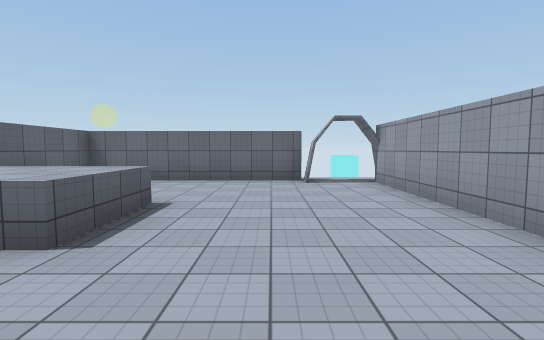
View 1 (above)

12 first-person views from a walk through a scene from a Unity 3-D project. The camera is 1.5 m above the floor, tilts 4° down and sees 85° across. The floor is counted in squares, 2 m on a side. Each view is taken from the middle of a square. On the plan, view 1 faces up. The plan holds only what a view shows up to about 10 squares ahead; the rest is blank. The place goes on beyond the plan. Some animated figures are left out. Surface patterns are stand-ins for the level's own textures.

View 2
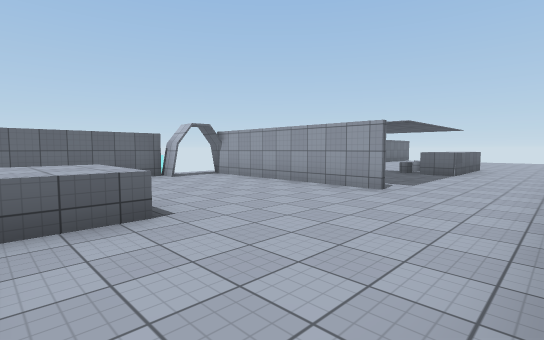

View 3
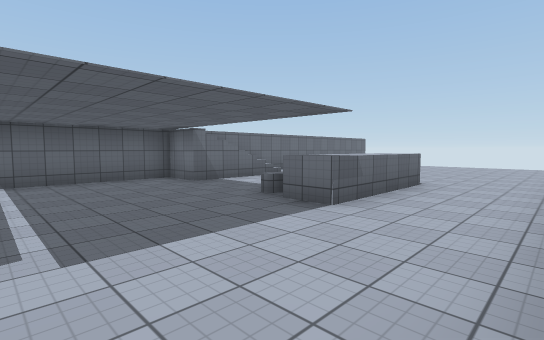

View 4
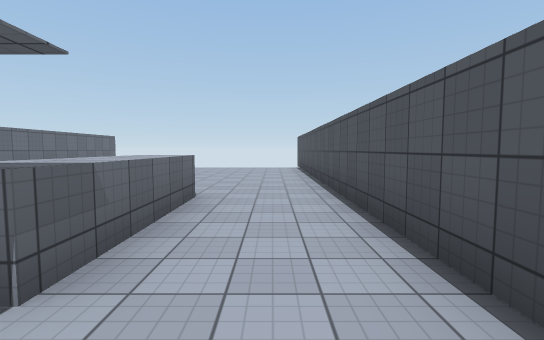

View 5
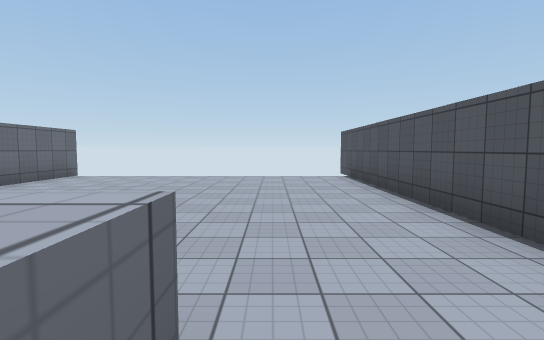

View 6
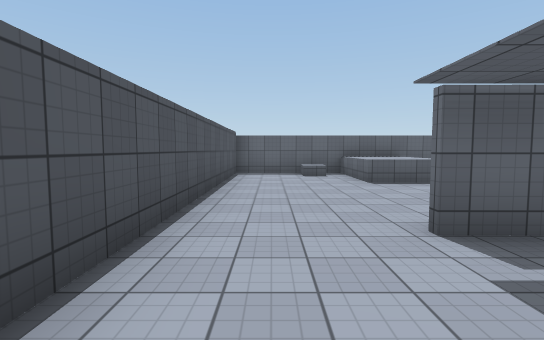

View 7
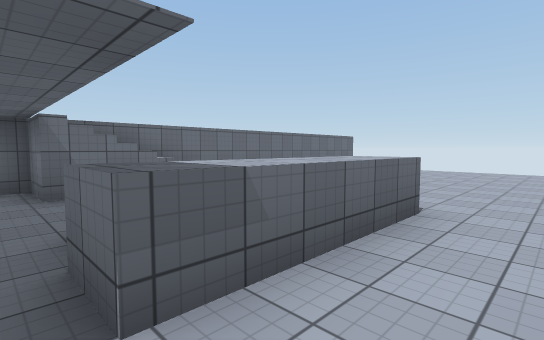

View 8
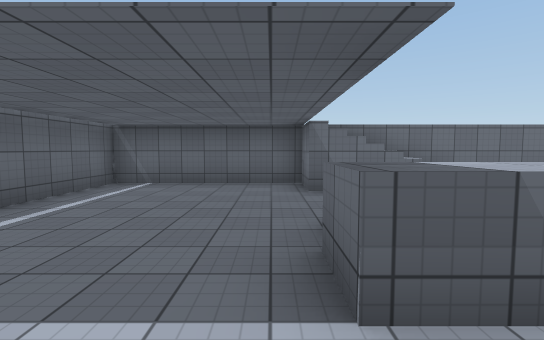

View 9
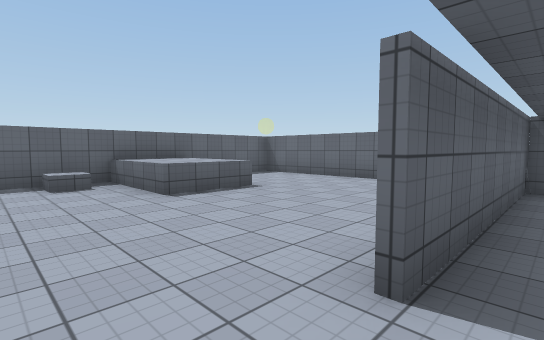

View 10
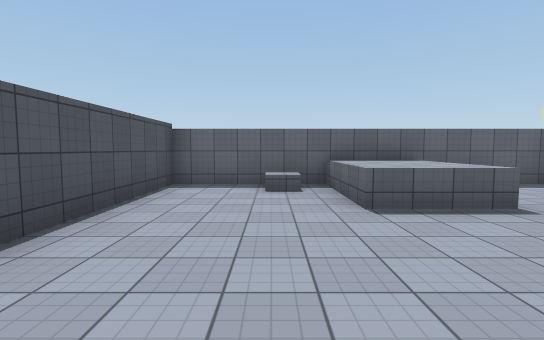

View 11
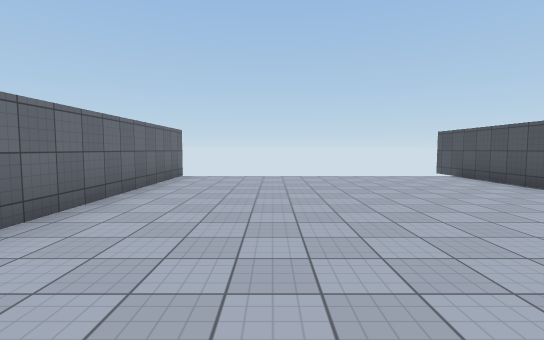

View 12
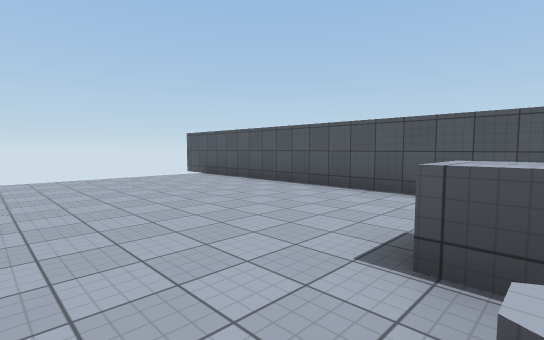

### Floor plan
Key: @ floor where view 1 was taken; # wall or solid block; x gap in a wall; . floor; / step, stairs or slope; = window, fence, low wall or low ledge; ^ raised ledge.
Columns run from 5 left of view 1 to 18 right of it. Each row starts with its distance up from view 1.
  8 ######
  7 #....#######  ##########
  6 #......#..../   .......
  5 #^.....#...............
  4 #^^^...#...............
  3 #^^^...#....= ^........
  2 #......#....^^^........
  1 #^.....................
  0 #....@.................
 -1 #......................x
 -2 #######################

Positions as (right, up) in squares from view 1, and headings:
1: (0, 0), facing up
2: (-3, -1), facing up-right
3: (3, -1), facing up-right
4: (5, 0), facing right
5: (9, 1), facing right
6: (5, 0), facing left
7: (6, 0), facing up-right
8: (6, 0), facing up
9: (3, 0), facing up-left
10: (2, 1), facing left
11: (9, 4), facing right
12: (9, 4), facing down-right
